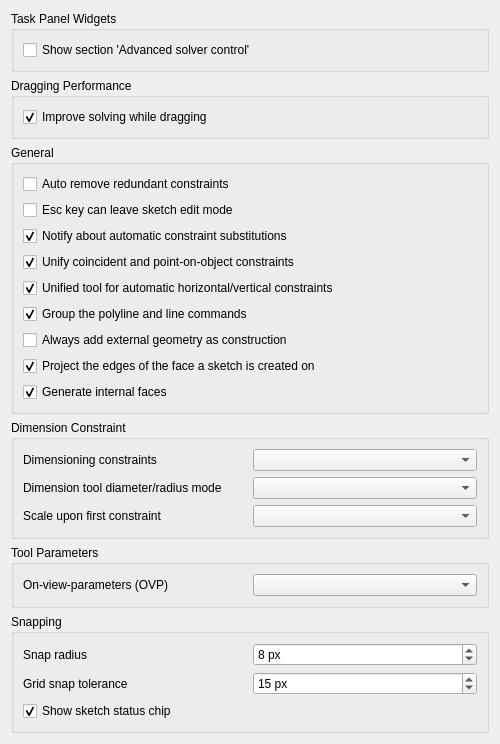
<?xml version="1.0" encoding="UTF-8"?>
<ui version="4.0">
 <class>SketcherGui::SketcherSettings</class>
 <widget class="QWidget" name="SketcherGui::SketcherSettings">
  <property name="geometry">
   <rect>
    <x>0</x>
    <y>0</y>
    <width>500</width>
    <height>661</height>
   </rect>
  </property>
  <property name="windowTitle">
   <string>General</string>
  </property>
  <layout class="QGridLayout" name="gridLayout">
   <item row="0" column="0">
    <widget class="QGroupBox" name="groupBox_2">
     <property name="title">
      <string>Task Panel Widgets</string>
     </property>
     <layout class="QGridLayout" name="gridLayout_4">
      <item row="0" column="0">
       <widget class="Gui::PrefCheckBox" name="checkBoxAdvancedSolverTaskBox">
        <property name="toolTip">
         <string>Displays the additional section 'Advanced Solver Controls' to adjust solver settings in the task view</string>
        </property>
        <property name="text">
         <string>Show section 'Advanced solver control'</string>
        </property>
        <property name="prefEntry" stdset="0">
         <cstring>ShowSolverAdvancedWidget</cstring>
        </property>
        <property name="prefPath" stdset="0">
         <cstring>Mod/Sketcher</cstring>
        </property>
       </widget>
      </item>
     </layout>
    </widget>
   </item>
   <item row="1" column="0">
    <widget class="QGroupBox" name="groupBox_4">
     <property name="title">
      <string>Dragging Performance</string>
     </property>
     <layout class="QGridLayout" name="gridLayout_5" rowstretch="0,0" columnstretch="0,0">
      <item row="1" column="0" colspan="2">
       <widget class="Gui::PrefCheckBox" name="checkBoxRecalculateInitialSolutionWhileDragging">
        <property name="toolTip">
         <string>Special solver algorithm will be used while dragging sketch elements.
Requires to re-enter edit mode to take effect.</string>
        </property>
        <property name="text">
         <string>Improve solving while dragging</string>
        </property>
        <property name="checked">
         <bool>true</bool>
        </property>
        <property name="prefEntry" stdset="0">
         <cstring>RecalculateInitialSolutionWhileDragging</cstring>
        </property>
        <property name="prefPath" stdset="0">
         <cstring>Mod/Sketcher</cstring>
        </property>
       </widget>
      </item>
     </layout>
    </widget>
   </item>
   <item row="2" column="0">
    <widget class="QGroupBox" name="groupBox_5">
     <property name="enabled">
      <bool>true</bool>
     </property>
     <property name="sizePolicy">
      <sizepolicy hsizetype="Expanding" vsizetype="Minimum">
       <horstretch>0</horstretch>
       <verstretch>0</verstretch>
      </sizepolicy>
     </property>
     <property name="minimumSize">
      <size>
       <width>0</width>
       <height>0</height>
      </size>
     </property>
     <property name="maximumSize">
      <size>
       <width>16777215</width>
       <height>16777215</height>
      </size>
     </property>
     <property name="baseSize">
      <size>
       <width>0</width>
       <height>0</height>
      </size>
     </property>
     <property name="title">
      <string>General</string>
     </property>
     <layout class="QVBoxLayout" name="verticalLayout_22">
      <item>
       <widget class="Gui::PrefCheckBox" name="checkBoxAutoRemoveRedundants">
        <property name="toolTip">
         <string>Automatically removes newly added redundant constraints</string>
        </property>
        <property name="text">
         <string>Auto remove redundant constraints</string>
        </property>
        <property name="checked">
         <bool>false</bool>
        </property>
        <property name="prefEntry" stdset="0">
         <cstring>AutoRemoveRedundants</cstring>
        </property>
        <property name="prefPath" stdset="0">
         <cstring>Mod/Sketcher</cstring>
        </property>
       </widget>
      </item>
      <item>
       <widget class="Gui::PrefCheckBox" name="checkBoxEnableEscape">
        <property name="toolTip">
         <string>Allows to leave the sketch edit mode by pressing the Esc key</string>
        </property>
        <property name="text">
         <string>Esc key can leave sketch edit mode</string>
        </property>
        <property name="checked">
         <bool>false</bool>
        </property>
        <property name="prefEntry" stdset="0">
         <cstring>LeaveSketchWithEscape</cstring>
        </property>
        <property name="prefPath" stdset="0">
         <cstring>Mod/Sketcher</cstring>
        </property>
       </widget>
      </item>
      <item>
       <widget class="Gui::PrefCheckBox" name="checkBoxNotifyConstraintSubstitutions">
        <property name="toolTip">
         <string>Notifies about automatic constraint substitutions</string>
        </property>
        <property name="text">
         <string>Notify about automatic constraint substitutions</string>
        </property>
        <property name="checked">
         <bool>true</bool>
        </property>
        <property name="prefEntry" stdset="0">
         <cstring>NotifyConstraintSubstitutions</cstring>
        </property>
        <property name="prefPath" stdset="0">
         <cstring>Mod/Sketcher/General</cstring>
        </property>
       </widget>
      </item>
      <item>
       <widget class="Gui::PrefCheckBox" name="checkBoxUnifiedCoincident">
        <property name="toolTip">
         <string>Unifies the coincident and point-on-object constraints in a single tool</string>
        </property>
        <property name="text">
         <string>Unify coincident and point-on-object constraints</string>
        </property>
        <property name="checked">
         <bool>true</bool>
        </property>
        <property name="prefEntry" stdset="0">
         <cstring>UnifiedCoincident</cstring>
        </property>
        <property name="prefPath" stdset="0">
         <cstring>Mod/Sketcher/Constraints</cstring>
        </property>
       </widget>
      </item>
      <item>
       <widget class="Gui::PrefCheckBox" name="checkBoxHorVerAuto">
        <property name="toolTip">
         <string>Unifies the horizontal and vertical constraints to an automatic command</string>
        </property>
        <property name="text">
         <string>Unified tool for automatic horizontal/vertical constraints</string>
        </property>
        <property name="checked">
         <bool>true</bool>
        </property>
        <property name="prefEntry" stdset="0">
         <cstring>AutoHorVer</cstring>
        </property>
        <property name="prefPath" stdset="0">
         <cstring>Mod/Sketcher/Constraints</cstring>
        </property>
       </widget>
      </item>
      <item>
       <widget class="Gui::PrefCheckBox" name="checkBoxLineGroup">
        <property name="toolTip">
         <string>Shows a command group button that contains both the polyline and line commands. Otherwise, each command has its own separate button.</string>
        </property>
        <property name="text">
         <string>Group the polyline and line commands</string>
        </property>
        <property name="checked">
         <bool>true</bool>
        </property>
        <property name="prefEntry" stdset="0">
         <cstring>UnifiedLineCommands</cstring>
        </property>
        <property name="prefPath" stdset="0">
         <cstring>Mod/Sketcher/Commands</cstring>
        </property>
       </widget>
      </item>
      <item>
       <widget class="Gui::PrefCheckBox" name="checkBoxAddExtGeo">
        <property name="toolTip">
         <string>Always adds external geometry as construction geometry. Otherwise, it is added according to the current construction mode.</string>
        </property>
        <property name="text">
         <string>Always add external geometry as construction</string>
        </property>
        <property name="checked">
         <bool>false</bool>
        </property>
        <property name="prefEntry" stdset="0">
         <cstring>AlwaysExtGeoReference</cstring>
        </property>
        <property name="prefPath" stdset="0">
         <cstring>Mod/Sketcher/General</cstring>
        </property>
       </widget>
      </item>
      <item>
       <widget class="Gui::PrefCheckBox" name="checkBoxAutoProjectSupportEdges">
        <property name="toolTip">
         <string>When a sketch is created on a face, projects the edges of that face into it as reference geometry, ready to be snapped to and constrained against.</string>
        </property>
        <property name="text">
         <string>Project the edges of the face a sketch is created on</string>
        </property>
        <property name="checked">
         <bool>true</bool>
        </property>
        <property name="prefEntry" stdset="0">
         <cstring>AutoProjectSupportEdges</cstring>
        </property>
        <property name="prefPath" stdset="0">
         <cstring>Mod/Sketcher/General</cstring>
        </property>
       </widget>
      </item>
      <item>
       <widget class="Gui::PrefCheckBox" name="checkBoxMakeInternals">
        <property name="toolTip">
         <string>Closed loops will automatically generate internal faces which are selectable to be used with other tools</string>
        </property>
        <property name="text">
         <string>Generate internal faces</string>
        </property>
        <property name="checked">
         <bool>true</bool>
        </property>
        <property name="prefPath" stdset="0">
         <cstring>Mod/Sketcher</cstring>
        </property>
        <property name="prefEntry" stdset="0">
         <cstring>MakeInternals</cstring>
        </property>
       </widget>
      </item>
     </layout>
    </widget>
   </item>
   <item row="3" column="0">
    <widget class="QGroupBox" name="groupBox_6">
     <property name="sizePolicy">
      <sizepolicy hsizetype="Expanding" vsizetype="Minimum">
       <horstretch>0</horstretch>
       <verstretch>0</verstretch>
      </sizepolicy>
     </property>
     <property name="title">
      <string>Dimension Constraint</string>
     </property>
     <layout class="QGridLayout" name="gridLayout_general">
      <item row="1" column="1">
       <widget class="QComboBox" name="radiusDiameterMode">
        <property name="toolTip">
         <string>While using the Dimension tool you may choose how to handle circles and arcs:
'Auto': The tool will apply radius to arcs and diameter to circles.
'Diameter': The tool will apply diameter to both arcs and circles.
'Radius': The tool will apply radius to both arcs and circles.</string>
        </property>
       </widget>
      </item>
      <item row="0" column="1">
       <widget class="QComboBox" name="dimensioningMode">
        <property name="toolTip">
         <string>Select the type of dimensioning constraints for your toolbar:
'Single tool': A single tool for all dimensioning constraints in the toolbar: Distance, Distance X / Y, Angle, Radius. (Others in dropdown)
'Separated tools': Individual tools for each dimensioning constraint.
'Both': You will have both the 'Dimension' tool and the separated tools.
This setting is only for the toolbar. Whichever you choose, all tools are always available in the menu and through shortcuts.</string>
        </property>
       </widget>
      </item>
      <item row="1" column="0">
       <widget class="QLabel" name="radiusDiameterLabel">
        <property name="text">
         <string>Dimension tool diameter/radius mode</string>
        </property>
       </widget>
      </item>
      <item row="0" column="0">
       <widget class="QLabel" name="dimensioningLabel">
        <property name="text">
         <string>Dimensioning constraints</string>
        </property>
       </widget>
      </item>
      <item row="2" column="0">
       <widget class="QLabel" name="autoScaleModeLabel">
        <property name="text">
         <string>Scale upon first constraint</string>
        </property>
       </widget>
      </item>
      <item row="2" column="1">
       <widget class="QComboBox" name="autoScaleMode">
        <property name="toolTip">
         <string>Select the mode of automatic geometry scaling upon first dimension:
'Always': Automatic scaling upon first dimension is always performed.
'Never': Automatic scaling upon first dimension is never performed.
'When no scale feature is visible': Automatic scaling upon first dimension is only performed if there are no visible objects in the 3D view.
</string>
        </property>
       </widget>
      </item>
     </layout>
    </widget>
   </item>
   <item row="4" column="0">
    <widget class="QGroupBox" name="groupBox_7">
     <property name="sizePolicy">
      <sizepolicy hsizetype="Expanding" vsizetype="Minimum">
       <horstretch>0</horstretch>
       <verstretch>0</verstretch>
      </sizepolicy>
     </property>
     <property name="title">
      <string>Tool Parameters</string>
     </property>
     <layout class="QGridLayout" name="gridLayout_vis">
      <item row="0" column="0">
       <widget class="QLabel" name="ovpVisibilityLabel">
        <property name="text">
         <string>On-view-parameters (OVP)</string>
        </property>
       </widget>
      </item>
      <item row="0" column="1">
       <widget class="QComboBox" name="ovpVisibility">
        <property name="toolTip">
         <string>Choose a visibility mode for the On-View-Parameters:
'Disabled': On-View-Parameters are completely disabled.
'Dimensional only': Only dimensional On-View-Parameters are visible. They are the most useful. For example, the radius of a circle.
'All': Both dimensional and positional On-View-Parameters. Positionals are the (x,y) position of the cursor. For example for the center of a circle.</string>
        </property>
       </widget>
      </item>
     </layout>
    </widget>
   </item>
   <item row="5" column="0">
    <widget class="QGroupBox" name="groupBox_8">
     <property name="sizePolicy">
      <sizepolicy hsizetype="Expanding" vsizetype="Minimum">
       <horstretch>0</horstretch>
       <verstretch>0</verstretch>
      </sizepolicy>
     </property>
     <property name="title">
      <string>Snapping</string>
     </property>
     <layout class="QGridLayout" name="gridLayout_snap">
      <item row="0" column="0">
       <widget class="QLabel" name="snapRadiusLabel">
        <property name="text">
         <string>Snap radius</string>
        </property>
       </widget>
      </item>
      <item row="0" column="1">
       <widget class="Gui::PrefDoubleSpinBox" name="snapRadiusSpinBox">
        <property name="minimumSize">
         <size>
          <width>120</width>
          <height>0</height>
         </size>
        </property>
        <property name="toolTip">
         <string>How close the cursor must be, in pixels, before it snaps to a piece of geometry</string>
        </property>
        <property name="suffix">
         <string> px</string>
        </property>
        <property name="decimals">
         <number>0</number>
        </property>
        <property name="minimum">
         <double>1.000000000000000</double>
        </property>
        <property name="maximum">
         <double>100.000000000000000</double>
        </property>
        <property name="value">
         <double>8.000000000000000</double>
        </property>
        <property name="prefEntry" stdset="0">
         <cstring>SnapRadius</cstring>
        </property>
        <property name="prefPath" stdset="0">
         <cstring>Mod/Sketcher/Snap</cstring>
        </property>
       </widget>
      </item>
      <item row="1" column="0">
       <widget class="QLabel" name="gridSnapToleranceLabel">
        <property name="text">
         <string>Grid snap tolerance</string>
        </property>
       </widget>
      </item>
      <item row="1" column="1">
       <widget class="Gui::PrefDoubleSpinBox" name="gridSnapToleranceSpinBox">
        <property name="minimumSize">
         <size>
          <width>120</width>
          <height>0</height>
         </size>
        </property>
        <property name="toolTip">
         <string>How close the cursor must be, in pixels, before it snaps to a grid line</string>
        </property>
        <property name="suffix">
         <string> px</string>
        </property>
        <property name="decimals">
         <number>0</number>
        </property>
        <property name="minimum">
         <double>0.000000000000000</double>
        </property>
        <property name="maximum">
         <double>100.000000000000000</double>
        </property>
        <property name="value">
         <double>15.000000000000000</double>
        </property>
        <property name="prefEntry" stdset="0">
         <cstring>GridSnapTolerance</cstring>
        </property>
        <property name="prefPath" stdset="0">
         <cstring>Mod/Sketcher/Snap</cstring>
        </property>
       </widget>
      </item>
      <item row="2" column="0" colspan="2">
       <widget class="Gui::PrefCheckBox" name="showStatusChipCheckBox">
        <property name="toolTip">
         <string>Show the status chip that reports the sketch's solver state while editing</string>
        </property>
        <property name="text">
         <string>Show sketch status chip</string>
        </property>
        <property name="checked">
         <bool>true</bool>
        </property>
        <property name="prefEntry" stdset="0">
         <cstring>ShowStatusChip</cstring>
        </property>
        <property name="prefPath" stdset="0">
         <cstring>Mod/Sketcher</cstring>
        </property>
       </widget>
      </item>
     </layout>
    </widget>
   </item>
   <item row="6" column="0">
    <spacer name="verticalSpacer">
     <property name="orientation">
      <enum>Qt::Orientation::Vertical</enum>
     </property>
     <property name="sizeHint" stdset="0">
      <size>
       <width>20</width>
       <height>40</height>
      </size>
     </property>
    </spacer>
   </item>
  </layout>
 </widget>
 <customwidgets>
  <customwidget>
   <class>Gui::PrefCheckBox</class>
   <extends>QCheckBox</extends>
   <header>Gui/PrefWidgets.h</header>
  </customwidget>
  <customwidget>
   <class>Gui::PrefDoubleSpinBox</class>
   <extends>QDoubleSpinBox</extends>
   <header>Gui/PrefWidgets.h</header>
  </customwidget>
 </customwidgets>
 <tabstops>
  <tabstop>checkBoxAdvancedSolverTaskBox</tabstop>
  <tabstop>checkBoxRecalculateInitialSolutionWhileDragging</tabstop>
  <tabstop>checkBoxAutoRemoveRedundants</tabstop>
  <tabstop>checkBoxEnableEscape</tabstop>
  <tabstop>checkBoxNotifyConstraintSubstitutions</tabstop>
 </tabstops>
 <resources/>
 <connections/>
</ui>
